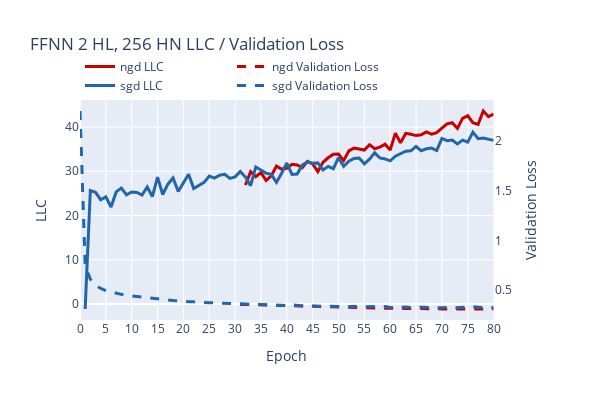

Write notebook code for a chart like this one.
### Code cell
#visualize LLC and val loss

llc_figures = {}

for title in models.keys():
    llc_fig = make_subplots(specs=[[{"secondary_y" : True}]])
    color_index = 0
    for optim in optimizers:
        color = color_cycle[color_index % len(color_cycle)]
        color_index += 1

        #ignore the first epoch
        llc_fig.add_trace(go.Scatter(
            x=np.arange(1, hp["num_epochs"]+1),
            y=llc_estimates[title][optim],
            mode="lines",
            name=f"{optim} LLC",
            line=dict(color=color, width=3),
        ), secondary_y=False)
        llc_fig.add_trace(go.Scatter(
            x=np.arange(0, hp["num_epochs"]+1),
            y=val_losses[title][optim],
            mode="lines",
            name=f"{optim} Validation Loss",
            line=dict(color=color, dash="dash", width=3)
        ), secondary_y=True)
    llc_fig.update_layout(
        title=f"{title} LLC / Validation Loss",
        xaxis_title="Epoch",
        xaxis=dict(
            tickmode='linear',
            tick0=0,
            dtick=5,
        ),
        yaxis_type="linear",
        yaxis=dict(
            range=[0, None],
        ),
        width=600,
        height=400,
        legend=dict(
            x=0,
            y=1,
            xanchor='left',
            yanchor='bottom',
            orientation='h',
        ),
    )
    llc_fig.update_yaxes(title_text="LLC", secondary_y=False)
    llc_fig.update_yaxes(title_text="Validation Loss", 
                         secondary_y=True,
                        showgrid=False,  # This removes the grid for the secondary y-axis
                        zeroline=False   # This removes the zero line for the secondary y-axis
                        )
    llc_figures[title] = llc_fig
    llc_fig.show()

### Figure 1 — Plotly figure (JSON) as saved in the notebook; plotly's stock layout.template omitted (floating-point values rounded to 4 significant figures)
{"data": [{"line": {"color": "rgb(200, 0, 0)", "width": 3}, "mode": "lines", "name": "ngd LLC", "type": "scatter", "x": [1, 2, 3, 4, 5, 6, 7, 8, 9, 10, 11, 12, 13, 14, 15, 16, 17, 18, 19, 20, 21, 22, 23, 24, 25, 26, 27, 28, 29, 30, 31, 32, 33, 34, 35, 36, 37, 38, 39, 40, 41, 42, 43, 44, 45, 46, 47, 48, 49, 50, 51, 52, 53, 54, 55, 56, 57, 58, 59, 60, 61, 62, 63, 64, 65, 66, 67, 68, 69, 70, 71, 72, 73, 74, 75, 76, 77, 78, 79, 80], "xaxis": "x", "y": [null, null, null, null, null, null, null, null, null, null, null, null, null, null, null, null, null, null, null, null, null, null, null, null, null, null, null, null, null, null, null, 26.91, 29.91, 28.78, 29.71, 27.93, 28.99, 31.18, 30.5, 30.66, 31.57, 31.42, 30.81, 32.24, 31.66, 29.93, 32.02, 33.05, 33.84, 33.9, 32.41, 34.61, 35.23, 35.06, 34.81, 36.01, 35.1, 35.47, 36.12, 34.82, 38.62, 36.41, 38.57, 38.36, 38.07, 38.25, 38.91, 38.4, 38.72, 39.73, 40.74, 40.98, 39.69, 41.98, 42.56, 40.98, 40.58, 43.63, 42.35, 42.94, 42.89], "yaxis": "y"}, {"line": {"color": "rgb(200, 0, 0)", "dash": "dash", "width": 3}, "mode": "lines", "name": "ngd Validation Loss", "type": "scatter", "x": [0, 1, 2, 3, 4, 5, 6, 7, 8, 9, 10, 11, 12, 13, 14, 15, 16, 17, 18, 19, 20, 21, 22, 23, 24, 25, 26, 27, 28, 29, 30, 31, 32, 33, 34, 35, 36, 37, 38, 39, 40, 41, 42, 43, 44, 45, 46, 47, 48, 49, 50, 51, 52, 53, 54, 55, 56, 57, 58, 59, 60, 61, 62, 63, 64, 65, 66, 67, 68, 69, 70, 71, 72, 73, 74, 75, 76, 77, 78, 79, 80], "xaxis": "x", "y": [null, null, null, null, null, null, null, null, null, null, null, null, null, null, null, null, null, null, null, null, null, null, null, null, null, null, null, null, null, null, null, 0.3578, 0.3562, 0.3543, 0.3524, 0.351, 0.3495, 0.3483, 0.3467, 0.3447, 0.3427, 0.3411, 0.3393, 0.3374, 0.3362, 0.3358, 0.3344, 0.3329, 0.3315, 0.3303, 0.3286, 0.3268, 0.3255, 0.3246, 0.3241, 0.3231, 0.3215, 0.3215, 0.3207, 0.3197, 0.3197, 0.3188, 0.3183, 0.3173, 0.3168, 0.3166, 0.3148, 0.3144, 0.3135, 0.3134, 0.3126, 0.313, 0.312, 0.3118, 0.3127, 0.3138, 0.3124, 0.3123, 0.3124, 0.3115, 0.3115], "yaxis": "y2"}, {"line": {"color": "rgb(32, 102, 168)", "width": 3}, "mode": "lines", "name": "sgd LLC", "type": "scatter", "x": [1, 2, 3, 4, 5, 6, 7, 8, 9, 10, 11, 12, 13, 14, 15, 16, 17, 18, 19, 20, 21, 22, 23, 24, 25, 26, 27, 28, 29, 30, 31, 32, 33, 34, 35, 36, 37, 38, 39, 40, 41, 42, 43, 44, 45, 46, 47, 48, 49, 50, 51, 52, 53, 54, 55, 56, 57, 58, 59, 60, 61, 62, 63, 64, 65, 66, 67, 68, 69, 70, 71, 72, 73, 74, 75, 76, 77, 78, 79, 80], "xaxis": "x", "y": [-1.14, 25.66, 25.24, 23.57, 24.21, 21.91, 25.33, 26.19, 24.68, 25.32, 25.19, 24.61, 26.44, 24.28, 28.69, 24.75, 27.09, 28.47, 25.43, 27.53, 29.31, 26.08, 26.76, 27.49, 28.9, 28.45, 29.1, 29.3, 28.38, 28.73, 29.98, 28.69, 26.76, 30.98, 30.29, 29.54, 29.31, 27.48, 29.55, 31.86, 29.29, 29.37, 31.38, 32.13, 31.79, 31.89, 30.32, 31.12, 30.59, 33.08, 31.1, 32.28, 32.91, 33.0, 31.7, 32.75, 34.17, 33.01, 32.79, 32.37, 33.41, 33.96, 34.54, 34.62, 35.61, 34.65, 35.07, 35.25, 34.69, 37.42, 36.93, 37.08, 36.19, 37.04, 36.58, 38.84, 37.36, 37.51, 37.17, 36.99, 38.75], "yaxis": "y"}, {"line": {"color": "rgb(32, 102, 168)", "dash": "dash", "width": 3}, "mode": "lines", "name": "sgd Validation Loss", "type": "scatter", "x": [0, 1, 2, 3, 4, 5, 6, 7, 8, 9, 10, 11, 12, 13, 14, 15, 16, 17, 18, 19, 20, 21, 22, 23, 24, 25, 26, 27, 28, 29, 30, 31, 32, 33, 34, 35, 36, 37, 38, 39, 40, 41, 42, 43, 44, 45, 46, 47, 48, 49, 50, 51, 52, 53, 54, 55, 56, 57, 58, 59, 60, 61, 62, 63, 64, 65, 66, 67, 68, 69, 70, 71, 72, 73, 74, 75, 76, 77, 78, 79, 80], "xaxis": "x", "y": [2.298, 0.7461, 0.6102, 0.5498, 0.5174, 0.4953, 0.4841, 0.4677, 0.4585, 0.4493, 0.4433, 0.435, 0.4259, 0.4204, 0.4154, 0.4115, 0.4064, 0.3999, 0.3968, 0.3941, 0.3879, 0.3849, 0.3838, 0.379, 0.3803, 0.3736, 0.3729, 0.3713, 0.3652, 0.3691, 0.3647, 0.3613, 0.3573, 0.3596, 0.3567, 0.3585, 0.3524, 0.3543, 0.3546, 0.3481, 0.346, 0.3525, 0.3453, 0.3428, 0.3432, 0.342, 0.3393, 0.3378, 0.3344, 0.3367, 0.3379, 0.3357, 0.3334, 0.3394, 0.3298, 0.3336, 0.331, 0.336, 0.3371, 0.3369, 0.3259, 0.3292, 0.3283, 0.3308, 0.3254, 0.3322, 0.3299, 0.3264, 0.3276, 0.3244, 0.323, 0.3273, 0.33, 0.3233, 0.3295, 0.3238, 0.3338, 0.3295, 0.3252, 0.3309, 0.324], "yaxis": "y2"}], "layout": {"height": 400, "legend": {"orientation": "h", "x": 0, "xanchor": "left", "y": 1, "yanchor": "bottom"}, "title": {"text": "FFNN 2 HL, 256 HN LLC / Validation Loss"}, "width": 600, "xaxis": {"anchor": "y", "domain": [0, 0.94], "dtick": 5, "tick0": 0, "tickmode": "linear", "title": {"text": "Epoch"}}, "yaxis": {"anchor": "x", "domain": [0, 1], "range": [0, null], "title": {"text": "LLC"}, "type": "linear"}, "yaxis2": {"anchor": "x", "overlaying": "y", "showgrid": false, "side": "right", "title": {"text": "Validation Loss"}, "zeroline": false}}}
